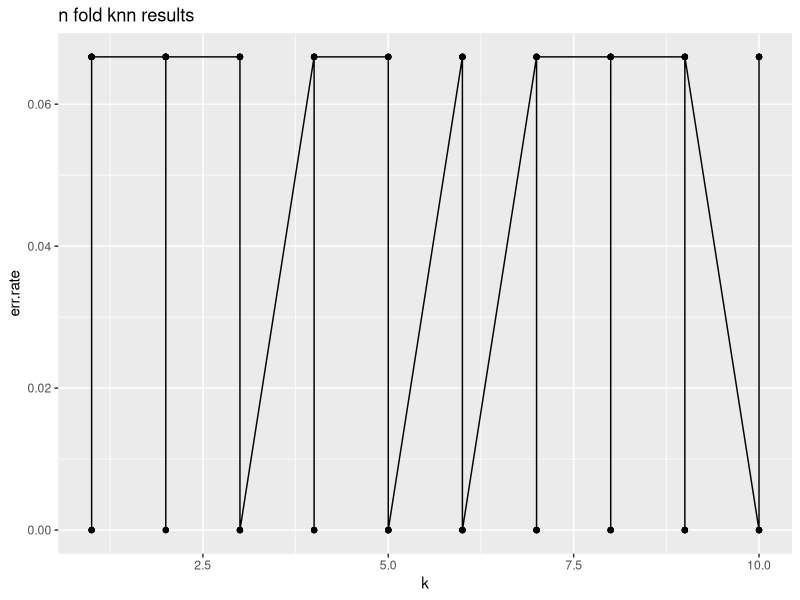

Write the R code that produced this figure.
library(class)
library(ggplot2)

###########################
# PREPROCESSING
###########################
data <- iris               # create copy of iris dataframe
set.seed(1)                # keeps data consistent

N <- nrow(data)            # 150 rows of data
index <- sample(1:N, N)     
data <- data[index, ]
folds <- 10                 # number of folds
fold.rows <- N/folds        # number of rows per fold

labels <- data$Species      # store labels
data$Species <- NULL 

###########################
# APPLY MODEL
###########################
err.rates <- data.frame()
for (a in 1:folds)
{
  start.index <- (((a - 1) * fold.rows) + 1) # starting point for each fold
  end.index <- (a*fold.rows)
  
  test.index <- start.index:end.index 
  
  train.data <- data[-test.index, ]  # perform train/test split
  test.data <- data[test.index, ]    # extract test set labels  
  
  train.labels <- as.factor(as.matrix(labels)[-test.index, ])      # extract training set labels
  test.labels <- as.factor(as.matrix(labels)[test.index, ]) 
  
  max.k <- 10
  for (k in 1:max.k)                          # perform fit for various values of k
  {
    knn.fit <- knn(train = train.data,        # training set
                  test = test.data,           # test set
                  cl = train.labels,          # true labels
                  k = k                       # number of NN to poll
    )
  
    print(table(test.labels, knn.fit))        # print confusion matrix
    
    cat('\n', 'k = ', k, '\n', sep='')                               # print params
    this.err <- sum(test.labels != knn.fit) / length(test.labels)    # store gzn err
    err.rates <- rbind(err.rates, this.err)                          # append err to total results
    
  }
}

###########################
# OUTPUT RESULTS
###########################
avg.err <- colMeans(err.rates) # estimates OOS accuracy

results <- data.frame(1:max.k, err.rates)      # create results summary data frame
names(results) <- c('k', 'err.rate')           # label columns of results df                           

title <- paste('n fold knn results', sep='')   # create title for results plot

# create results plot
results.plot <- ggplot(results, aes(x=k, y=err.rate)) + geom_point() + geom_line() # need to make multiple plots
results.plot <- results.plot + ggtitle(title)

# draw results plot (note need for print stmt inside script to draw ggplot)
print(results.plot)
cat('Average Generalization Error = ',avg.err)
